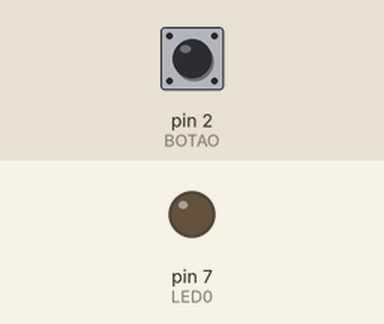
Simulated run of this sketch. Board: Arduino Uno, built with avr-gcc and run on an emulated ATmega328P. Parts: output pins drawn as LEDs (lit = HIGH). Inputs (shaded band) come from the test bench; at power-on: pin 2 (BOTAO) HIGH.

Above: at 1.2 s.
1.3 s: pin 2 (BOTAO) pulled LOW for 0.15 s
At 2.2 s:
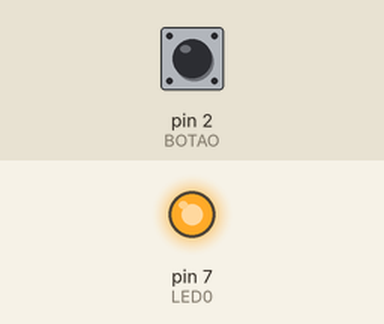
3.0 s: pin 2 (BOTAO) pulled LOW for 1 s
At 4.7 s:
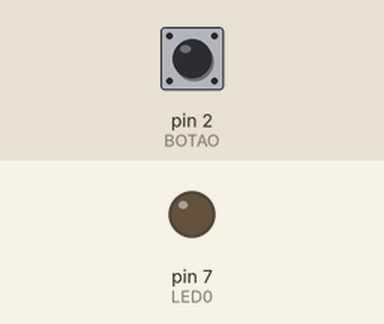
5.5 s: pin 2 (BOTAO) pulled LOW for 3.2 s
At 9.5 s:
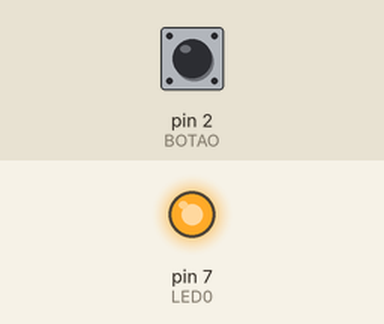
Timing chart, 0 to 11.0 s (numbered marks = the images above; inputs shaded):
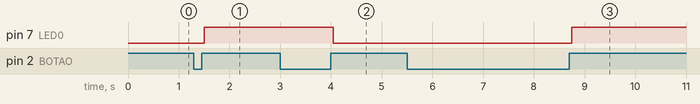

Measured:
- after the input at 1.3 s, pin 7 (LED0): LOW → HIGH after 0.20 s
- after the input at 3.0 s, pin 7 (LED0): HIGH → LOW after 1.1 s
- after the input at 5.5 s, pin 7 (LED0): LOW → HIGH after 3.3 s

The sketch:

exercicio_3.ino
```cpp
#define LED0 7
#define BOTAO 2

void setup() {
  pinMode(LED0, OUTPUT);
  pinMode(BOTAO, INPUT_PULLUP);

}

void loop() {
  if (!digitalRead(BOTAO)){
    delay(50);
    while(!digitalRead(BOTAO)){}
    delay(50);
    digitalWrite(LED0, !digitalRead(LED0));
  }
}
```
